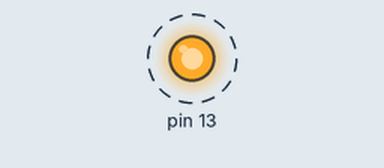
Simulated run of this sketch. Board: Arduino Uno, built with avr-gcc and run on an emulated ATmega328P. On the bench: output pins drawn as LEDs (lit = HIGH). Dashed ring = blinking. What the sketch prints to the serial monitor is not drawn.

Above: at 0.5 s.
Timing chart, 0 to 4.6 s (numbered marks = the images above):
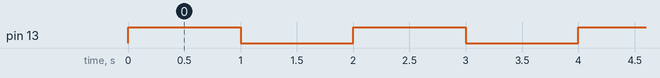

The sketch:

Ejercicio01-Blink.ino
```cpp
// the setup function runs once when you press reset or power the board
void setup() {
  // initialize digital pin 13 as an output.
  Serial.begin(9600);
  pinMode(13, OUTPUT);
}

// the loop function runs over and over again forever
void loop() {
  digitalWrite(13, HIGH);   // turn the LED on (HIGH is the voltage level)
  Serial.println("Encendido");
  delay(1000);              // wait for a second
  digitalWrite(13, LOW);    // turn the LED off by making the voltage LOW
  Serial.println("Apagado");
  delay(1000);              // wait for a second
}
```

Measured:
- by itself, pin 13: alternates HIGH for 1.0 s and LOW for 1.0 s
